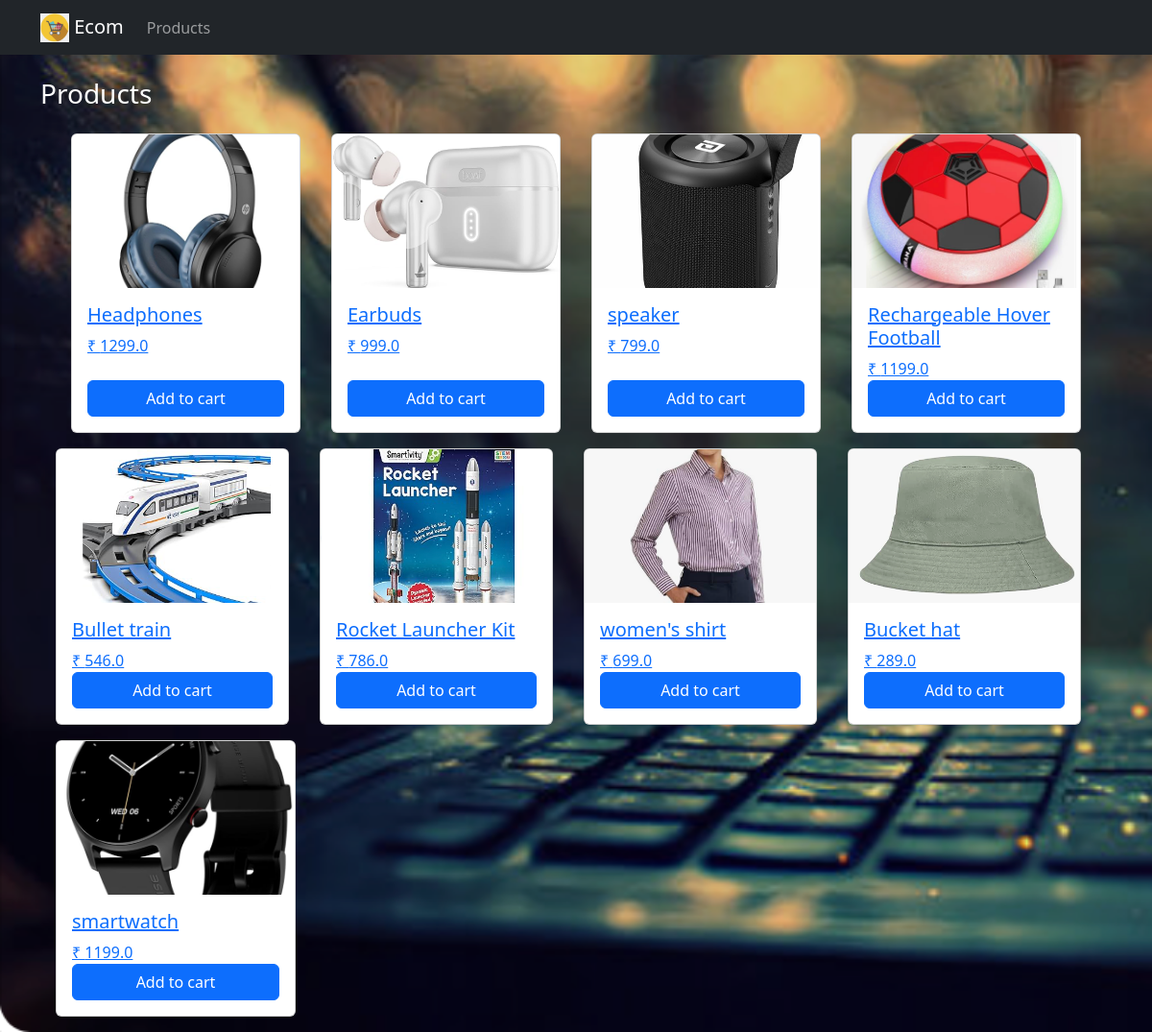
Screenshot of /products/ with the database file from the repository.
### admin_app/models.py (models this page shows, shortened)
class Product(models.Model):
    name = models.CharField(max_length=200)
    price = models.FloatField()
    description = models.TextField(blank=True, null=True)
    image = models.ImageField(upload_to='products/', blank=True, null=True)
    category = models.ForeignKey(Category, on_delete=models.CASCADE)

### user_app/views.py (the view)
# urls.py: path('products/', views.products, name='products'),
def products(request):
    products = Product.objects.all()
    return render(request, 'user_app/products.html', {'products': products})

### user_app/context_processors.py (called while the page is built)
def cart_count(request):
    CartItem = apps.get_model('user_app', 'CartItem')
    if request.user.is_authenticated:
        count = CartItem.objects.filter(user=request.user).count()
        return {'cart_count': count}
    return {'cart_count': 0}

### user_app/templates/user_app/products.html (shortened to what this page needs)
{% extends 'user_app/base.html' %}
{% load static %}
{% block content %}
  <h3>Products</h3>
  <div class="d-flex flex-wrap gap-3 p-3">
  {% for p in products %}
  <a href="{% url 'product_details' p.id %}">
    <div class="card" style="flex : 1 1 200px; max-width:250px;">
      {% if p.image %}
      <img src="{{ p.image.url }}" class="card-img-top" style="height:160px;object-fit:cover;">
      {% else %}
      <img src="{% static 'user_app/images/no-image.png' %}" class="card-img-top" style="height:160px;object-fit:cover;">
      {% endif %}
      <div class="card-body d-flex flex-column">
        <h5 class="card-title">{{ p.name }}</h5>
        <p class="card-text">₹ {{ p.price }}</p>
        <div class="mt-auto">
          <a href="{% url 'add_to_cart' p.id %}" class="btn btn-primary w-100">Add to cart</a>
        </div>
      </div>
    </div>
  </a>
  {% empty %}
  <p>No products yet.</p>
  {% endfor %}
</div>
{% endblock %}

### user_app/templates/user_app/base.html (shortened to what this page needs)
{% load static %}
<!DOCTYPE html>
<html lang="en">
<head>
  <link href="https://cdn.jsdelivr.net/npm/bootstrap@5.3.8/dist/css/bootstrap.min.css" rel="stylesheet">
</head>
<body>
<nav class="navbar navbar-expand-lg navbar-dark bg-dark">
  <div class="container">
    <a class="navbar-brand" href="{% url 'home' %}">
      <img src="{% static 'user_app/images/icon.png' %}" width="30" height="30" class="d-inline-block align-text-top">
      Ecom
    </a>
    <div class="collapse navbar-collapse" id="navMenu">
      <ul class="navbar-nav me-auto mb-2 mb-lg-0">
        <li class="nav-item"><a class="nav-link" href="{% url 'products' %}">Products</a></li>
      </ul>
    </div>
  </div>
</nav>
<div class="container mt-4">
  {% block content %}{% endblock %}
</div>
</body>
</html>

### rows the page displays
Product: image (picture), name "Headphones", price "1299.0"
Product: image (picture), name "Earbuds", price "999.0"
Product: image (picture), name "speaker", price "799.0"
Product: image (picture), name "Rechargeable Hover Football", price "1199.0"
Product: image (picture), name "Bullet train", price "546.0"
Product: image (picture), name "Rocket Launcher Kit", price "786.0"
Product: image (picture), name "women's shirt", price "699.0"
Product: image (picture), name "Bucket hat", price "289.0"
Product: image (picture), name "smartwatch", price "1199.0"
